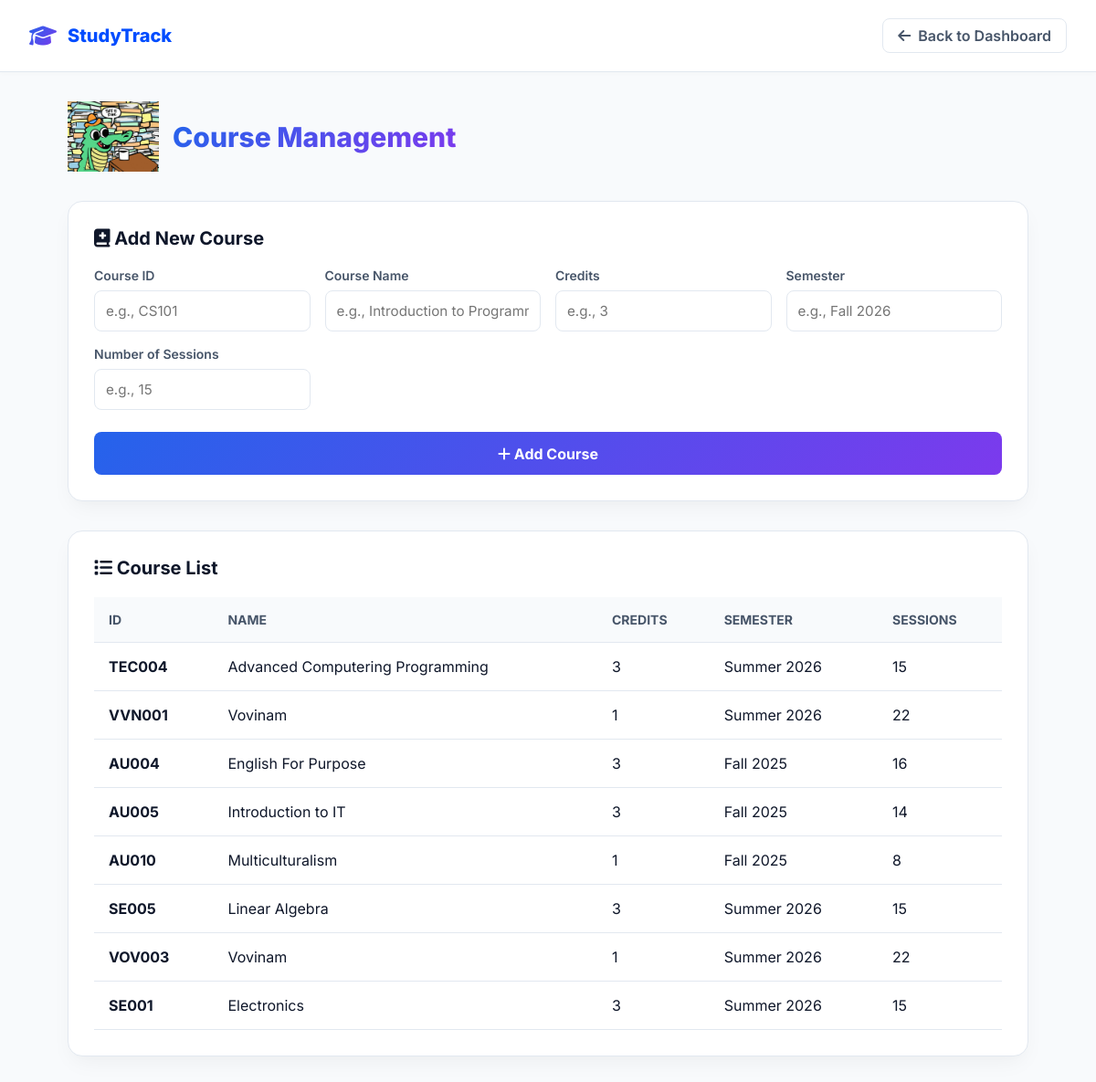
The page /course (signed in) on the database its author committed.
### tables this page shows
CREATE TABLE courses(
        course_id TEXT PRIMARY KEY,
        course_name TEXT,
        credits INTEGER,
        semester TEXT,
        sessions INTEGER
    );

### admin.py (the view, shortened to what this page needs)
@admin_bp.route("/course", methods=["GET","POST"])
@login_required
@admin_required
def course():
    conn = sqlite3.connect(DATABASE)
    cursor = conn.cursor()
    cursor.execute("""
    SELECT * FROM courses
    """)
    courses = cursor.fetchall()
    conn.close()
    return render_template(
        "admin_page/manage_course.html",
        courses=courses
    )

### decorator.py (called while the page is built)
def login_required(f):
    @wraps(f)
    def wrapper(*args,**kwargs):
        if "username" not in session:
            return redirect(
                url_for("auth.login")
            )
        return f(*args,**kwargs)
    return wrapper

def admin_required(f):
    @wraps(f)
    def wrapper(*args, **kwargs):
        if session.get("role") != "admin":
            return redirect(url_for("auth.login"))
        return f(*args, **kwargs)
    return wrapper

### templates/admin_page/manage_course.html (shortened to what this page needs)
<!DOCTYPE html>
<html lang="en">
<head>
    <link rel="stylesheet" href="https://cdnjs.cloudflare.com/ajax/libs/font-awesome/6.4.0/css/all.min.css">
    <link rel="stylesheet" href="{{ url_for('static', filename='css/admin_page/managment_course.css') }}">
</head>
<body>
    <header class="navbar">
        <a href="/admin" class="nav-brand">
            <i class="fa-solid fa-graduation-cap logo-icon"></i>
            <span>StudyTrack</span>
        </a>
        <a href="/admin" class="back-btn">
            <i class="fa-solid fa-arrow-left"></i> Back to Dashboard
        </a>
    </header>
    <div class="container">
        <div class="page-header" style="display: flex; align-items: center; gap: 15px;">
            <img src="{{ url_for('static', filename='gif image/Studying College Life GIF by University of Florida (1).gif') }}"
                alt="Studying Animation" width="100">
            <h1 class="page-title">Course Management</h1>
        </div>
        <div class="card-panel">
            <h2 class="panel-title"><i class="fa-solid fa-book-medical"></i> Add New Course</h2>
            <form method="POST" class="form-grid">
                <div class="form-group">
                    <label>Course ID</label>
                    <input type="text" name="id" placeholder="e.g., CS101" value="{{ course.id if course else '' }}"
                        class="form-control {% if error_course_id %}error{% endif %}" required>
                </div>
                <div class="form-group">
                    <label>Course Name</label>
                    <input type="text" name="name" placeholder="e.g., Introduction to Programming"
                        value="{{ course.name if course else '' }}" class="form-control" required>
                </div>
                <div class="form-group">
                    <label>Credits</label>
                    <input type="number" name="credits" min="1" placeholder="e.g., 3"
                        value="{{ course.credits if course else '' }}" class="form-control" required>
                </div>
                <div class="form-group">
                    <label>Semester</label>
                    <input type="text" name="semester" placeholder="e.g., Fall 2026"
                        value="{{ course.semester if course else '' }}" class="form-control" required>
                </div>
                <div class="form-group">
                    <label>Number of Sessions</label>
                    <input type="number" name="sessions" min="1" placeholder="e.g., 15"
                        value="{{ course.sessions if course else '' }}" class="form-control" required>
                </div>
                <button type="submit" class="btn-submit">
                    <i class="fa-solid fa-plus"></i> Add Course
                </button>
            </form>
        </div>
        <div class="card-panel">
            <h2 class="panel-title"><i class="fa-solid fa-list"></i> Course List</h2>
            <div class="table-responsive">
                <table>
                    <thead>
                        <tr>
                            <th>ID</th>
                            <th>Name</th>
                            <th>Credits</th>
                            <th>Semester</th>
                            <th>Sessions</th>
                        </tr>
                    </thead>
                    <tbody>
                        {% for c in courses %}
                        <tr>
                            <td><b>{{ c[0] }}</b></td>
                            <td>{{ c[1] }}</td>
                            <td>{{ c[2] }}</td>
                            <td>{{ c[3] }}</td>
                            <td>{{ c[4] }}</td>
                        </tr>
                        {% else %}
                        <tr>
                            <td colspan="5" class="empty-state">
                                No courses in the list.
                            </td>
                        </tr>
                        {% endfor %}
                    </tbody>
                </table>
            </div>
        </div>
    </div>
</body>
</html>

### static/css/admin_page/managment_course.css (style rules this page uses)
:root { --bg-color: #f8fafc; --card-bg: #ffffff; --text-primary: #0f172a; --text-secondary: #475569; --accent-blue: #2563eb; --accent-purple: #7c3aed; --border-color: #e2e8f0; --shadow: 0 10px 25px -5px rgba(0, 0, 0, 0.05), 0 8px 10px -6px rgba(0, 0, 0, 0.01); }
* { box-sizing: border-box; margin: 0; padding: 0; font-family: 'Inter', sans-serif; }
body { background-color: var(--bg-color); color: var(--text-primary); min-height: 100vh; }
.navbar { display: flex; justify-content: space-between; align-items: center; padding: 20px 32px; background: var(--card-bg); border-bottom: 1px solid var(--border-color); box-shadow: 0 2px 4px rgba(0, 0, 0, 0.02); }
.nav-brand { display: flex; align-items: center; gap: 0.75rem; text-decoration: none; color: #004cff; font-weight: 800; font-size: 1.25rem; }
.logo-icon { font-size: 1.5rem; background: linear-gradient(135deg, var(--accent-blue), var(--accent-purple)); -webkit-background-clip: text; background-clip: text; -webkit-text-fill-color: transparent; }
.back-btn { display: flex; align-items: center; gap: 0.5rem; text-decoration: none; color: var(--text-secondary); font-weight: 600; padding: 0.5rem 1rem; border-radius: 0.5rem; border: 1px solid var(--border-color); transition: all 0.2s; }
.container { max-width: 1100px; margin: 2rem auto; padding: 0 1.5rem; }
.page-header { margin-bottom: 2rem; }
.page-title { font-size: 1.875rem; font-weight: 800; background: linear-gradient(135deg, var(--accent-blue), var(--accent-purple)); -webkit-background-clip: text; background-clip: text; -webkit-text-fill-color: transparent; }
.card-panel { background: var(--card-bg); border: 1px solid var(--border-color); border-radius: 1rem; padding: 1.75rem; box-shadow: var(--shadow); margin-bottom: 2rem; }
.panel-title { font-size: 1.25rem; font-weight: 700; margin-bottom: 1.25rem; color: var(--text-primary); }
.form-grid { display: grid; grid-template-columns: repeat(auto-fit, minmax(220px, 1fr)); gap: 1rem; }
.form-group { display: flex; flex-direction: column; gap: 0.5rem; }
.form-group label { font-size: 0.875rem; font-weight: 600; color: var(--text-secondary); }
.form-control { padding: 0.75rem; border: 1px solid var(--border-color); border-radius: 0.5rem; outline: none; font-size: 0.95rem; transition: border-color 0.2s; }
.btn-submit { grid-column: 1 / -1; padding: 0.85rem; background: linear-gradient(135deg, var(--accent-blue), var(--accent-purple)); color: white; border: none; border-radius: 0.5rem; font-weight: 700; font-size: 1rem; cursor: pointer; transition: opacity 0.2s; margin-top: 0.5rem; }
.table-responsive { overflow-x: auto; }
table { width: 100%; border-collapse: collapse; text-align: left; }
th, td { padding: 1rem; border-bottom: 1px solid var(--border-color); }
th { background-color: var(--bg-color); color: var(--text-secondary); font-weight: 700; font-size: 0.875rem; text-transform: uppercase; }

### rows shown on the page
courses: course_id "TEC004", course_name "Advanced Computering Programming", credits "3", semester "Summer 2026", sessions "15"
courses: course_id "VVN001", course_name "Vovinam", credits "1", semester "Summer 2026", sessions "22"
courses: course_id "AU004", course_name "English For Purpose", credits "3", semester "Fall 2025", sessions "16"
courses: course_id "AU005", course_name "Introduction to IT", credits "3", semester "Fall 2025", sessions "14"
courses: course_id "AU010", course_name "Multiculturalism", credits "1", semester "Fall 2025", sessions "8"
courses: course_id "SE005", course_name "Linear Algebra", credits "3", semester "Summer 2026", sessions "15"
courses: course_id "VOV003", course_name "Vovinam", credits "1", semester "Summer 2026", sessions "22"
courses: course_id "SE001", course_name "Electronics", credits "3", semester "Summer 2026", sessions "15"
